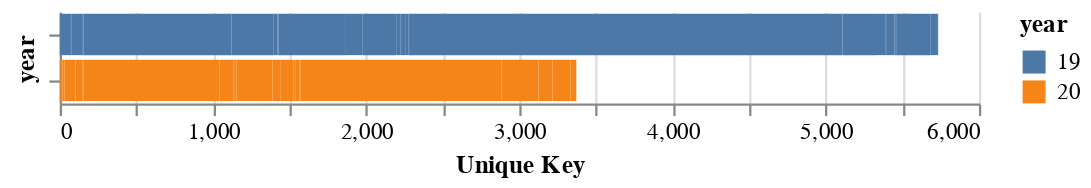

Here is the notebook cell this chart was saved with:
### Code cell
#chart = alt.Chart(both[['Complaint Type', 'Unique Key', 'year']]).mark_bar().encode( x=alt.X('year'), y='year', row='Complaint Type', color='year:N')
#chart = alt.Chart(both[['Complaint Type', 'Unique Key', 'year']]).mark_bar().encode( x=alt.X('year'), y=alt.Y('Complaint Type',y='year', row='Complaint Type', sort = 'y'), color='year:N')
#chart = alt.Chart(both[['Complaint Type', 'Unique Key', 'year']]).mark_bar().encode( x=alt.X('year'), y='year:N', row='Complaint Type:N', color='year:N')
chart = alt.Chart(both[['Complaint Type', 'Unique Key', 'year']]).mark_bar().encode( x=alt.X('Unique Key'), y='year:N', row='Complaint Type:N', color='year:N').configure_facet(spacing=0).configure_view(stroke=None)
chart

### Figure 1 — Vega-Lite specification as saved in the notebook (floating-point values rounded to 4 significant figures)
{"config": {"view": {"continuousWidth": 400, "continuousHeight": 300, "stroke": null}, "facet": {"spacing": 0}}, "data": {"name": "data-fc7639b9f944d2e70a968cee555823e7"}, "mark": "bar", "encoding": {"color": {"type": "nominal", "field": "year"}, "x": {"type": "quantitative", "field": "Unique Key"}, "y": {"type": "nominal", "axis": {"labels": false}, "field": "year"}}, "$schema": "https://vega.github.io/schema/vega-lite/v4.0.2.json", "datasets": {"data-fc7639b9f944d2e70a968cee555823e7": [{"Complaint Type": "Animal Facility - No Permit", "Unique Key": 12, "year": "19"}, {"Complaint Type": "Asbestos", "Unique Key": 42, "year": "19"}, {"Complaint Type": "Beach/Pool/Sauna Complaint", "Unique Key": 19, "year": "19"}, {"Complaint Type": "Calorie Labeling", "Unique Key": 1, "year": "19"}, {"Complaint Type": "Cooling Tower", "Unique Key": 1, "year": "19"}, {"Complaint Type": "Day Care", "Unique Key": 71, "year": "19"}, {"Complaint Type": "Drinking Water", "Unique Key": 10, "year": "19"}, {"Complaint Type": "Food Establishment", "Unique Key": 966, "year": "19"}, {"Complaint Type": "Food Poisoning", "Unique Key": 271, "year": "19"}, {"Complaint Type": "Harboring Bees/Wasps", "Unique Key": 5, "year": "19"}, {"Complaint Type": "Illegal Animal Kept as Pet", "Unique Key": 24, "year": "19"}, {"Complaint Type": "Illegal Animal Sold", "Unique Key": 6, "year": "19"}, {"Complaint Type": "Indoor Air Quality", "Unique Key": 440, "year": "19"}, {"Complaint Type": "Indoor Sewage", "Unique Key": 110, "year": "19"}, {"Complaint Type": "Lifeguard", "Unique Key": 1, "year": "19"}, {"Complaint Type": "Mobile Food Vendor", "Unique Key": 217, "year": "19"}, {"Complaint Type": "Mold", "Unique Key": 30, "year": "19"}, {"Complaint Type": "Mosquitoes", "Unique Key": 2, "year": "19"}, {"Complaint Type": "Non-Residential Heat", "Unique Key": 31, "year": "19"}, {"Complaint Type": "Pet Shop", "Unique Key": 15, "year": "19"}, {"Complaint Type": "Poison Ivy", "Unique Key": 1, "year": "19"}, {"Complaint Type": "Radioactive Material", "Unique Key": 5, "year": "19"}, {"Complaint Type": "Rodent", "Unique Key": 2830, "year": "19"}, {"Complaint Type": "Smoking", "Unique Key": 218, "year": "19"}, {"Complaint Type": "Standing Water", "Unique Key": 60, "year": "19"}, {"Complaint Type": "Tattooing", "Unique Key": 6, "year": "19"}, {"Complaint Type": "Unleashed Dog", "Unique Key": 55, "year": "19"}, {"Complaint Type": "Unlicensed Dog", "Unique Key": 9, "year": "19"}, {"Complaint Type": "Unsanitary Animal Facility", "Unique Key": 6, "year": "19"}, {"Complaint Type": "Unsanitary Animal Pvt Property", "Unique Key": 218, "year": "19"}, {"Complaint Type": "Unsanitary Pigeon Condition", "Unique Key": 50, "year": "19"}, {"Complaint Type": "Window Guard", "Unique Key": 2, "year": "19"}, {"Complaint Type": "Animal Facility - No Permit", "Unique Key": 4, "year": "20"}, {"Complaint Type": "Asbestos", "Unique Key": 15, "year": "20"}, {"Complaint Type": "Beach/Pool/Sauna Complaint", "Unique Key": 9, "year": "20"}, {"Complaint Type": "Bottled Water", "Unique Key": 2, "year": "20"}, {"Complaint Type": "Construction Lead Dust", "Unique Key": 73, "year": "20"}, {"Complaint Type": "Day Care", "Unique Key": 44, "year": "20"}, {"Complaint Type": "Drinking Water", "Unique Key": 9, "year": "20"}, {"Complaint Type": "Food Establishment", "Unique Key": 886, "year": "20"}, {"Complaint Type": "Food Poisoning", "Unique Key": 94, "year": "20"}, {"Complaint Type": "Harboring Bees/Wasps", "Unique Key": 2, "year": "20"}, {"Complaint Type": "Illegal Animal Kept as Pet", "Unique Key": 14, "year": "20"}, {"Complaint Type": "Illegal Animal Sold", "Unique Key": 1, "year": "20"}, {"Complaint Type": "Indoor Air Quality", "Unique Key": 236, "year": "20"}, {"Complaint Type": "Indoor Sewage", "Unique Key": 50, "year": "20"}, {"Complaint Type": "Mobile Food Vendor", "Unique Key": 85, "year": "20"}, {"Complaint Type": "Mold", "Unique Key": 17, "year": "20"}, {"Complaint Type": "Non-Residential Heat", "Unique Key": 22, "year": "20"}, {"Complaint Type": "Peeling Paint", "Unique Key": 1, "year": "20"}, {"Complaint Type": "Pet Shop", "Unique Key": 5, "year": "20"}, {"Complaint Type": "Radioactive Material", "Unique Key": 1, "year": "20"}, {"Complaint Type": "Rodent", "Unique Key": 1312, "year": "20"}, {"Complaint Type": "Smoking", "Unique Key": 243, "year": "20"}, {"Complaint Type": "Tattooing", "Unique Key": 2, "year": "20"}, {"Complaint Type": "Unleashed Dog", "Unique Key": 89, "year": "20"}, {"Complaint Type": "Unsanitary Animal Facility", "Unique Key": 3, "year": "20"}, {"Complaint Type": "Unsanitary Animal Pvt Property", "Unique Key": 114, "year": "20"}, {"Complaint Type": "Unsanitary Pigeon Condition", "Unique Key": 37, "year": "20"}, {"Complaint Type": "Window Guard", "Unique Key": 1, "year": "20"}, {"Complaint Type": "X-Ray Machine/Equipment", "Unique Key": 1, "year": "20"}]}}
